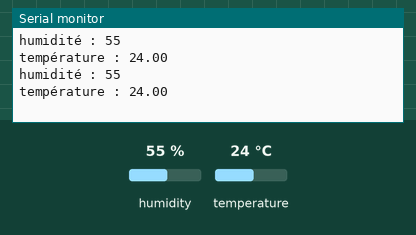
The sketch below on a simulated Arduino Nano, built with avr-gcc and run on an emulated ATmega328P. Parts: the last lines printed to the serial monitor. The test bench sets the inputs (shaded band); at power-on: humidity 55 %, temperature 24 °C.

Above: at 3.8 s.
3.9 s: humidity set to 22 %
At 6.6 s:
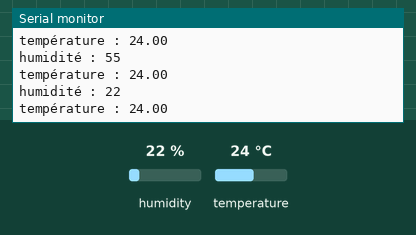
7.8 s: temperature set to 12 °C
At 10.3 s:
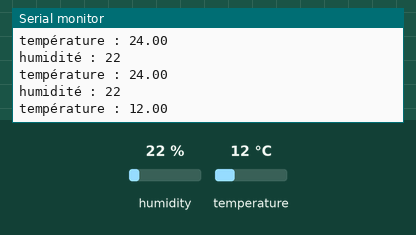
11.7 s: humidity set to 40 %
At 12.8 s:
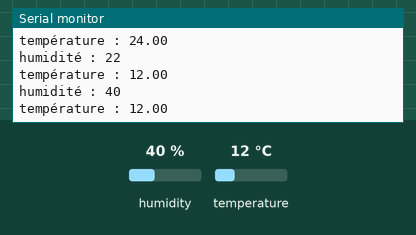
Timing chart, 0 to 14.7 s (numbered marks = the images above; inputs shaded):
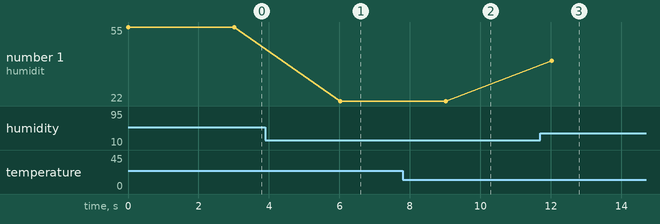

Measured:
- after the input at 3.9 s, the serial monitor: prints a new line after 2.1 s (image 1)
- after the input at 7.8 s, the serial monitor: prints a new line after 1.2 s (image 2)
- after the input at 11.7 s, the serial monitor: prints a new line after 0.33 s (image 3)
- plotted number 1: 55 → 22 after the input at 3.9 s, 22 → 40 after the input at 11.7 s

The sketch:

humi_temp.ino
```cpp
// ---------------------------------------------------------------------
// This file is a example for use the library armapi with
// ARM NANO (NANO_LP with sigfox) on arduino board.
//
// This software send periodically 'Hello Sigfox' to Sigfox network.
//
// Created date: 13.02.2016
// ---------------------------------------------------------------------

/***********************************************************************

 Copyright (c) 2016 ATIM


 Permission is hereby granted, free of charge, to any person obtaining a copy
 of this software and associated documentation files (the "Software"), to deal
 in the Software without restriction, including without limitation the rights
 to use, copy, modify, merge, publish, distribute, sublicense, and/or sell
 copies of the Software, and to permit persons to whom the Software is
 furnished to do so, subject to the following conditions:


 The above copyright notice and this permission notice shall be included in
 all copies or substantial portions of the Software.


 THE SOFTWARE IS PROVIDED "AS IS", WITHOUT WARRANTY OF ANY KIND, EXPRESS OR
 IMPLIED, INCLUDING BUT NOT LIMITED TO THE WARRANTIES OF MERCHANTABILITY,
 FITNESS FOR A PARTICULAR PURPOSE AND NONINFRINGEMENT.  IN NO EVENT SHALL THE
 AUTHORS OR COPYRIGHT HOLDERS BE LIABLE FOR ANY CLAIM, DAMAGES OR OTHER
 LIABILITY, WHETHER IN AN ACTION OF CONTRACT, TORT OR OTHERWISE, ARISING FROM,
 OUT OF OR IN CONNECTION WITH THE SOFTWARE OR THE USE OR OTHER DEALINGS IN
 THE SOFTWARE.

***********************************************************************/

// ---------------------------------------------------------------------
// Include
// ---------------------------------------------------------------------

#include "DHT.h"
#define DHTPIN 4     // what pin we're connected to

#define DHTTYPE DHT22   // DHT 22  (AM2302)
DHT dht(DHTPIN, DHTTYPE);

float SensorTemperature = 0;
int SensorHumidity = 0;


void setup()
{
  Serial.begin(9600);

}

void loop()
{

int humidity = dht.readHumidity();
Serial.print("humidité : ");
Serial.println(humidity);
float Temperature = dht.readTemperature();
Serial.print("température : ");
Serial.println(Temperature);
delay(3000);
}
```
